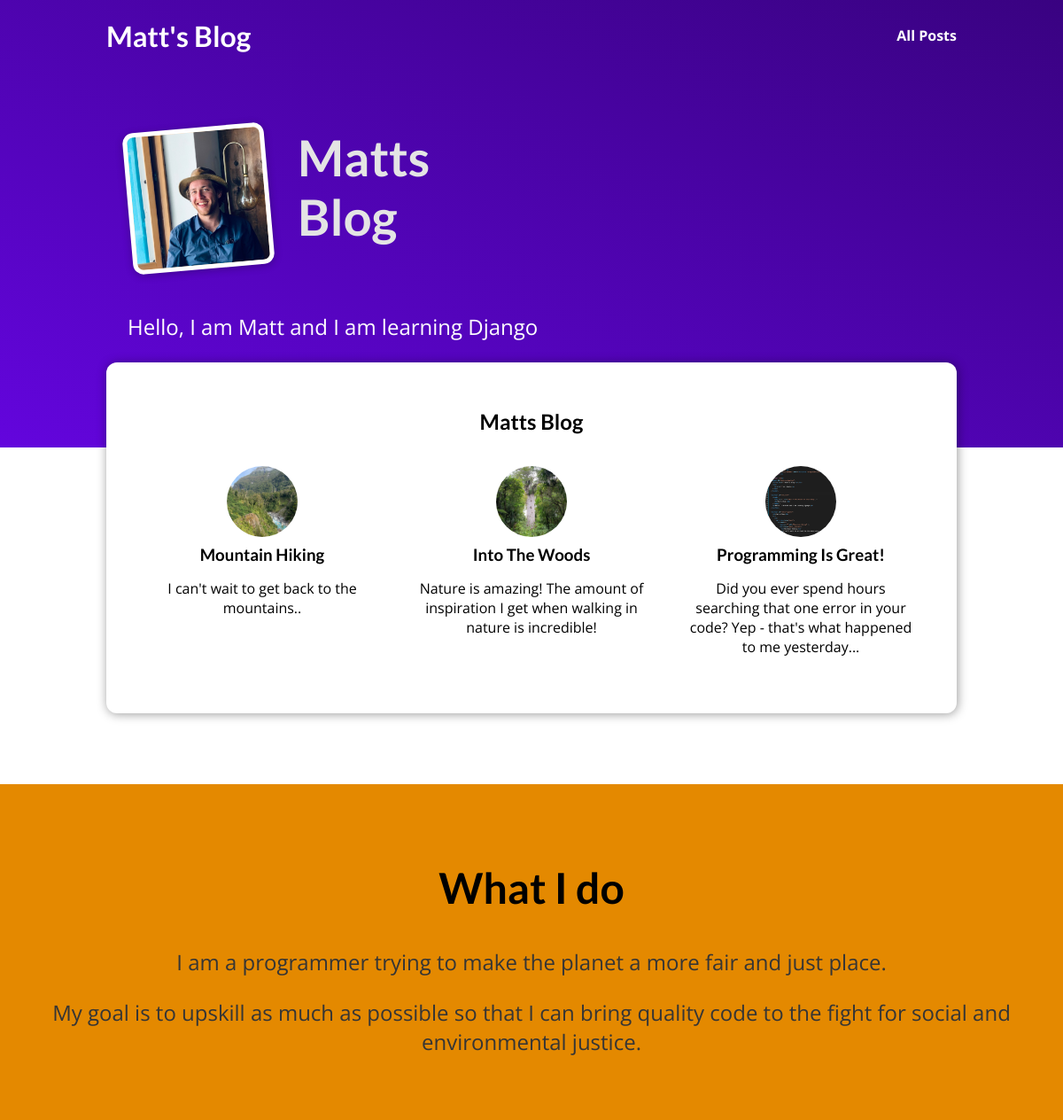
The page / on the database its author committed.
### blog/models.py (models this page shows, shortened)
class Post(models.Model):
    title = models.CharField(max_length=150)
    excerpt = models.CharField(max_length=200)
    image = models.ImageField(upload_to="posts", null=True)
    date = models.DateField(auto_now=True)
    slug = models.SlugField(unique=True)
    content = models.TextField(validators=[MinLengthValidator(10)])
    author = models.ForeignKey(Author, on_delete=models.SET_NULL, related_name="posts", null=True)
    tags = models.ManyToManyField(Tag)

### blog/views.py (the view)
# urls.py: path("", views.StartingPageView.as_view(), name="starting-page"),
class StartingPageView(ListView):
    template_name = "blog/index.html"
    model = Post
    ordering = ["-date"]
    context_object_name = "posts"
    def get_queryset(self):
        queryset = super().get_queryset()
        data = queryset[:3]
        return data

### blog/templates/blog/index.html (shortened to what this page needs)
{% extends "base.html" %}
{% load static %}
{% block css_files %}
    <link rel="stylesheet" href="{% static "blog/post.css"%}">
    <link rel="stylesheet" href="{% static "blog/index.css"%}">
{% endblock %}
{% block body%}
<section id="welcome">
  <header>
    <img src="{% static "blog/images/matt.jpg" %}" alt="Matt - The Author of this Blog" />
    <h2>Matts Blog</h2>
  </header>
  <p>Hello, I am Matt and I am learning Django</p>
</section>
<section id="latest-posts">
  <h2>Matts Blog</h2>
  <ul>
    {% for post in posts %}
        {% include "blog/includes/post.html" %}
    {% endfor %}
  </ul>
</section>
<section id="about">
  <h2>What I do</h2>
  <p>I am a programmer trying to make the planet a more fair and just place.</p>
  <p>
    My goal is to upskill as much as possible so that I can bring quality code
    to the fight for social and environmental justice.
  </p>
</section>
{% endblock %}

### blog/templates/blog/includes/post.html
<li>
    <article class="post">
        <a href="{% url "post-details-page" post.slug %}">
            <img src="{{ post.image.url }}" alt="{{ post.title }}" />
            <div class="post__content">
            <h3>{{ post.title }}</h3>
            <p>{{ post.excerpt }}</p>
            </div>
        </a>
    </article>
</li>

### static/app.css (style rules this page uses)
* { box-sizing: border-box; }
html { font-family: 'Open Sans', 'Lato', sans-serif; }
body { margin: 0; }
h1, h2, h3 { font-family: 'Lato', sans-serif; font-weight: bold; }

### blog/static/blog/post.css (style rules this page uses)
.post { display: flex; flex-direction: column; align-items: center; text-align: center; }
.post a { text-decoration: none; color: black; transition: all 0.2s ease; padding: 1rem; }
.post img { width: 5rem; height: 5rem; object-fit: cover; border-radius: 50%; }
.post h3 { margin: 0.25rem 0; }

### blog/static/blog/index.css (style rules this page uses)
#welcome { background: linear-gradient(to right top, #6305dd, #390281); padding: 6rem 12%; }
#welcome header { display: flex; align-items: flex-start; margin: 3rem auto; }
#welcome img { width: 10rem; height: 10rem; object-fit: cover; object-position: top; border: 5px solid white; border-radius: 12px; background-color: #ffe1bf; transform: rotateZ(-5deg); box-shadow: 0 2px 8px rgba(0, 0, 0, 0.25); }
#welcome h2 { font-size: 3.5rem; margin: 0 0 0 2rem; color: #e4e4e4; width: 10rem; }
#welcome p { color: white; font-size: 1.5rem; }
#latest-posts { background-color: white; padding: 2rem; border-radius: 12px; width: 60rem; margin: -6rem auto 2rem auto; box-shadow: 1px 1px 12px rgba(0, 0, 0, 0.4); }
#latest-posts h2 { text-align: center; }
#latest-posts ul { list-style: none; margin: 0; padding: 0; display: flex; gap: 1rem; }
#latest-posts li { flex: 1; }
#about { text-align: center; padding: 3rem; background-color: #e48900; margin-top: 5rem; }
#about h2 { font-size: 3rem; }
#about p { font-size: 1.5rem; color: #353535; }

### rows shown on the page
Post: image (picture), title "Mountain Hiking", excerpt "I can't wait to get back to the mountains.."
Post: image (picture), title "Into The Woods", excerpt "Nature is amazing! The amount of inspiration I get when walking in nature is incredible!"
Post: image (picture), title "Programming Is Great!", excerpt "Did you ever spend hours searching that one error in your code? Yep - that's what happened to me yesterday..."
